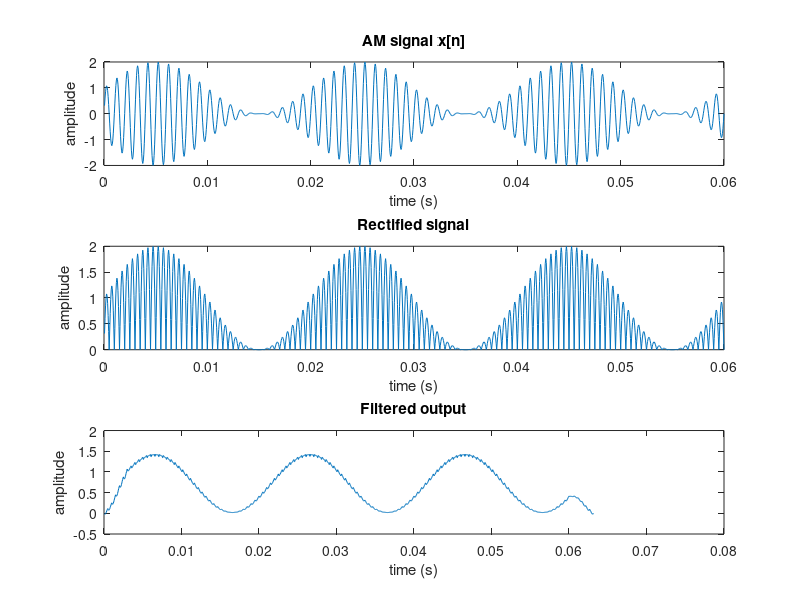
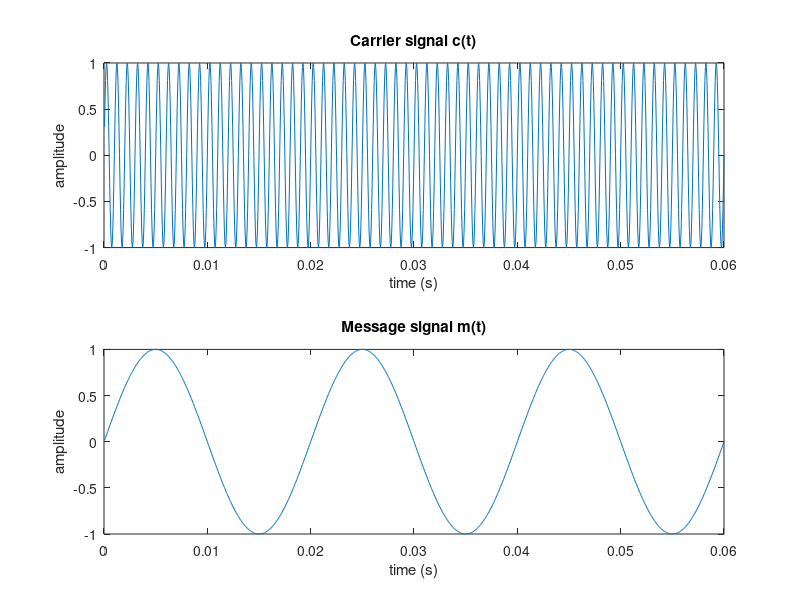

Recreate these plots in MATLAB, in order.
clear, clc;

%% Task 1

% Generate 1200 samples of the AM signal x[n] with modulation index equal to 1. 
% a.Use the sampling frequency fs = 20 kHz; carrier frequency fc = 1000 Hz; and a 50 Hz sine wave as your message signal. 
% b.Generate  the  AM  signal  according  to  the  equation x(t)  =  [A  +  m(t)]cos(ωct). Since, modulation index μ = 1/A, 
% the DC amplitude is A = 1/ μ. 
% c.Plot your generated AM time series.

% a
Fs = 20000;       % sampling frequency
fc = 1000;        % carrier frequency
fm = 50;          % message frequency
T = 1/Fs;         % sampling period

num_samples = 1200;     % number of samples generated
t = T:T:num_samples*T;  % time vector 

ct = sin(2*pi*fc*t);    % carrier signal c(t)
mt = sin(2*pi*fm*t);    % message signal m(t)

% b
u = 1;                      % modulation index
A = 1/u;                    % DC amplitude
xn = (A + mt) .* ct;        % AM signal x[n]

% c
figure(1)
subplot(3,1,1)
plot(t,xn)
title('AM signal x[n]')
xlabel('time (s)')
ylabel('amplitude');

%% Task 2

% Rectify the signal x[n] (convert all negative samples to positive ones) and LPF the resulting signal 
% (use the digital LPF design from Lab 3). Use 150 Hz as the bandwidth of the  LPF  and  63  as  filter  
% order.  Plot  the  filtered  output. This  should  look  like  the  message sine wave after an initial 
% transient.

xn_rect = abs(xn);      % rectified AM signal x[n]

f_pass = 150;                         % passband: 0-150Hz
trans_width = 200;                    % transition width: 200Hz
f_cut = f_pass + trans_width;         % cutoff freq
F = [0, f_pass, f_cut, Fs/2]/(Fs/2);  % 4 elements that specify frequency 
A = [1, 1, 0, 0];
order = 63;

h = firpm(order, F, A);     % impulse response (time domain)
y = conv(xn_rect,h);        % convolution of rectified signal and impulse response
t2 = T:T:1263*T;            % time vector for convolved signal

figure(1)
subplot(3,1,1)
plot(t,xn)
title('AM signal x[n]')
xlabel('time (s)')
ylabel('amplitude');

subplot(3,1,2)
plot(t,xn_rect)
title('Rectified signal')
xlabel('time (s)')
ylabel('amplitude');

subplot(3,1,3)
plot(t2,y)
title('Filtered output')
xlabel('time (s)')
ylabel('amplitude');


% Extra plots
figure(2)
subplot(2,1,1)
plot(t,ct)
title('Carrier signal c(t)')
xlabel('time (s)')
ylabel('amplitude');

subplot(2,1,2)
plot(t,mt)
title('Message signal m(t)')
xlabel('time (s)')
ylabel('amplitude');